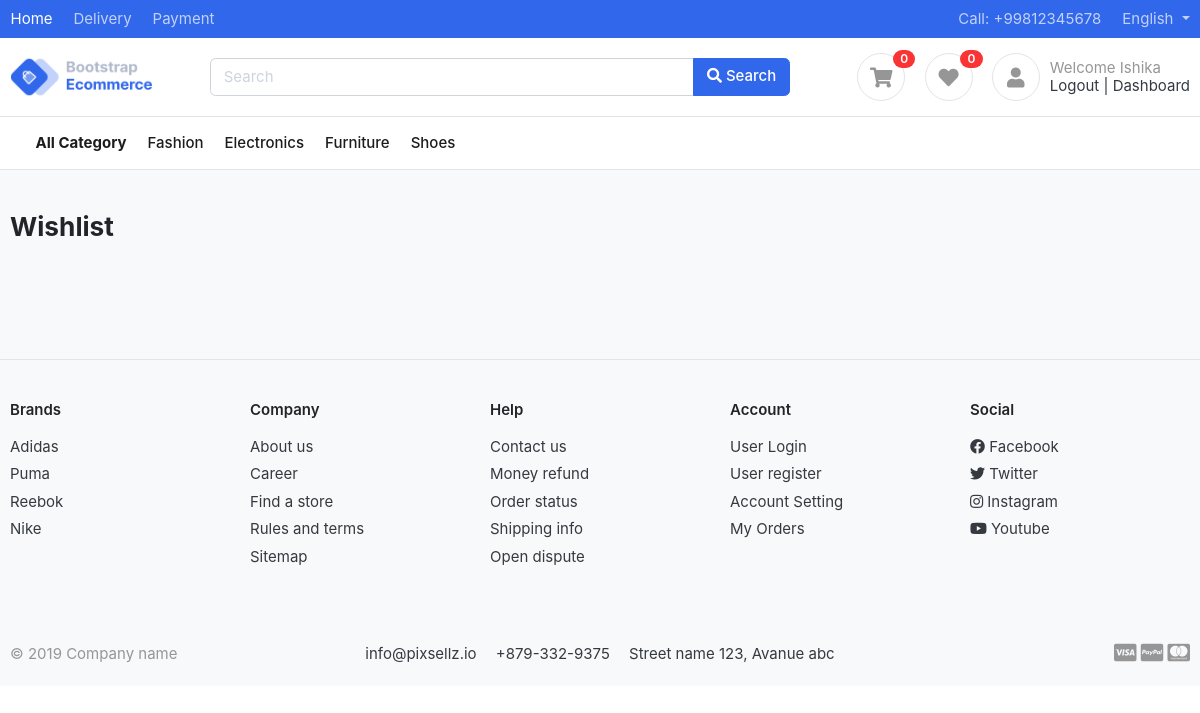
The page /wishlist/ (signed in) on the database as committed earlier.
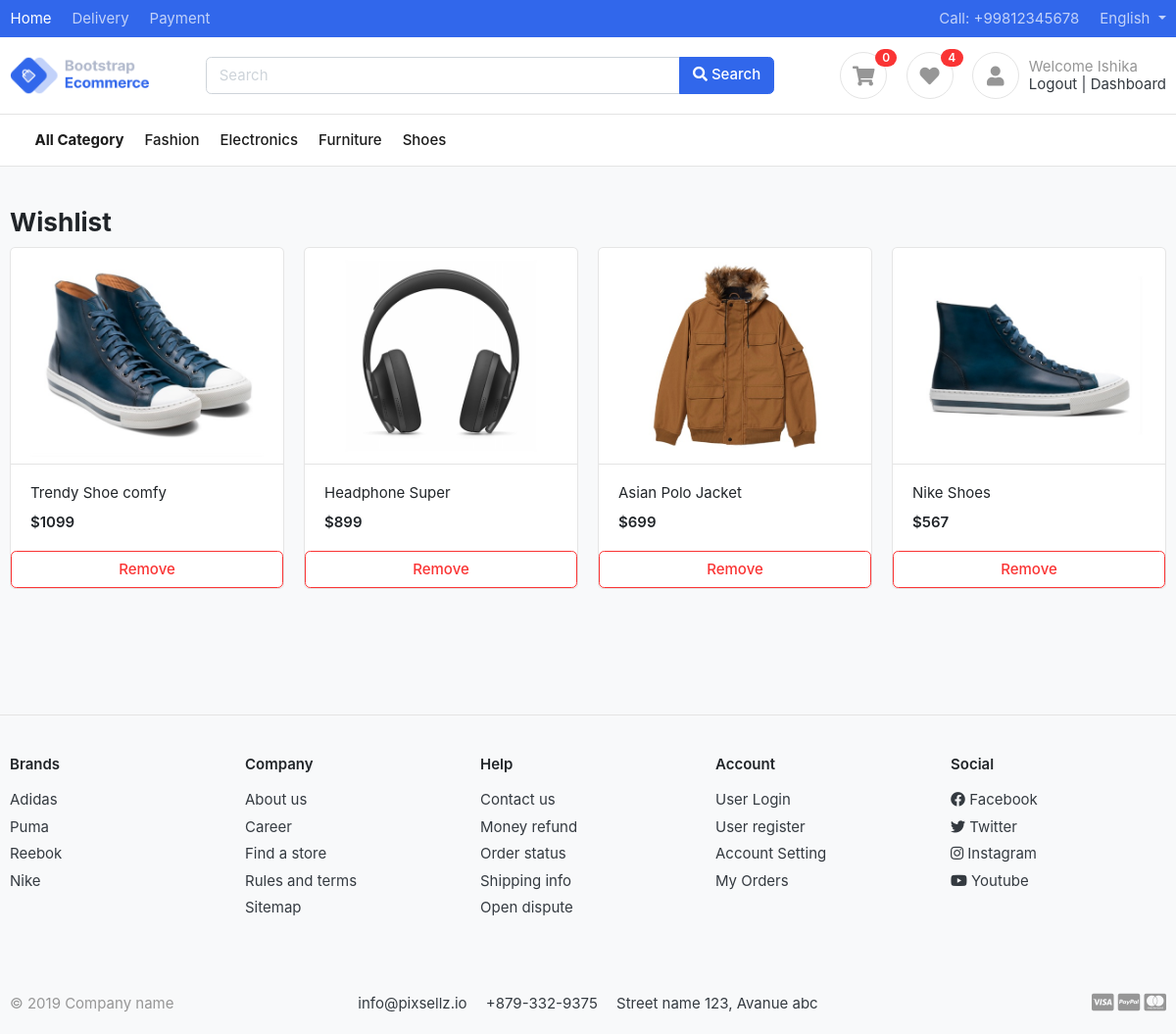
The same page on the database as committed later.
### category/models.py (models this page shows)
class Category(models.Model):
    category_name = models.CharField(max_length=50, unique=True)
    slug = models.SlugField(max_length=100, unique=True)
    description = models.TextField(max_length=255, unique=True)
    category_image = models.ImageField(upload_to='photos/categories', blank=True) # the path where all images will be stored on upload
    date_created = models.DateTimeField(auto_now_add=True)
    class Meta:
        verbose_name = 'category'
        verbose_name_plural = 'categories'
    def get_url(self):
        return reverse('product', args=[self.slug])
    def __str__(self) -> str:
        return self.category_name

### wishlist/models.py (models this page shows, shortened)
class Wishlist_Items(models.Model):
    user = models.ForeignKey(settings.AUTH_USER_MODEL, on_delete=models.CASCADE, null=True)
    wishlist = models.ForeignKey(Wishlist, on_delete=models.CASCADE)
    product = models.ForeignKey(Product, on_delete=models.CASCADE)
    quantity = models.IntegerField()
    date_created = models.DateTimeField(auto_now_add=True)
    is_active = models.BooleanField(default=True)

### product/models.py (models this page shows, shortened)
class Product(models.Model):
    product_name = models.CharField(max_length=200, unique=True)
    slug = models.SlugField(max_length=200, unique=True)
    product_description = models.TextField(max_length=500, blank=True)
    price = models.IntegerField()
    product_image = models.ImageField(upload_to='photos/products')
    stock = models.IntegerField()
    is_available = models.BooleanField(default=True)
    is_new = models.BooleanField(default=True)
    category = models.ForeignKey(Category, on_delete=models.CASCADE ) # on deleting the category, the products associated to them will also delete
    brand = models.ForeignKey(Brand, on_delete=models.CASCADE)
    date_created = models.DateTimeField(auto_now_add =True)
    date_modified = models.DateTimeField(auto_now =True)
    def get_url(self):
        return reverse('product_details', args=[self.category.slug, self.slug])

### wishlist/views.py (the view)
# urls.py: path('wishlist/', include('wishlist.urls')),
def wishlist(request, quantity=0):
    wishlistItems = ''
    try:
        if request.user.is_authenticated:
            wishlistItems = Wishlist_Items.objects.filter(user=request.user)
        else:
            wishlist = Wishlist.objects.get(wishlist_id = get_wishlist_id(request))
            wishlistItems = Wishlist_Items.objects.filter(wishlist=wishlist, is_active=True)
        for wishlistItem in wishlistItems:
            quantity += wishlistItem.quantity
    except ObjectDoesNotExist:
        pass
    data = {
        'quantity': quantity,
        'wishlistItems': wishlistItems
    }
    return render(request,'wishlist.html', data)

### cart/context_processors.py (called while the page is built)
def get_count_of_items_in_cart(request):
    cart_count = 0
    if 'admin' in request.path:
        return {}
    else:
        try:
            cart = Cart.objects.filter(cart_id = views.get_cart_id(request))
            if request.user.is_authenticated:
                cartitems = CartItem.objects.all().filter(user=request.user)
            else:
                cartitems = CartItem.objects.all().filter(cart=cart[:1])
            for cartitem in cartitems:
                cart_count += 1
        except cart.DoesNotExist:
            cart_count = 0
    return {'cart_count': cart_count
           }

### cart/views.py (called while the page is built)
def get_cart_id(request): # private method
    cart = request.session.session_key
    if not cart:
        cart = request.session.create()
    return cart  # returns the cart id

### category/context_processors.py (called while the page is built)
def menu_links(request):
    links = Category.objects.all()
    print('LINK', dict(links=links))
    return dict(links=links)

### templates/wishlist.html (shortened to what this page needs)
{% extends 'base.html'%}
{% load static %}
{% block content %}
<section class="section-content padding-y bg">
    <div class="container">
        <h3 class="title-page">Wishlist</h3>
        <div class="row">
            {% for items in wishlistItems %}
            <div class="col-md-3">
                <figure class="card card-product-grid">
                    <div class="img-wrap"> <img src="{{items.product.product_image.url}}"> </div>
                    <figcaption class="info-wrap border-top">
                        <a href="{{items.product.get_url}}" class="title">{{items.product.product_name}}</a>
                        <div class="price mt-2">${{items.product.price}}</div>
                    </figcaption>
                    <a href="{% url 'remove_from_wishlist' items.product.id %}" class="btn btn-outline-danger"> <span class="text-center">Remove</span> </a>
                </figure>
            </div>
            {% endfor %}
        </div>
        <br>
    </div>
    <br>
    <br>
</section>
</body>
</html>
{% endblock %}

### templates/navbar.html (shortened to what the changed rows need)
{% load static %}
<header class="section-header">
    <section class="header-main border-bottom">
        <div class="container">
            <div class="row align-items-center">
                <div class="col-lg-4 col-sm-6 col-12">
                    <div class="widgets-wrap float-lg-right">
                        <div class="widget-header  mr-3">
                            <a href="{% url 'wishlist' %}" data-original-title="View Wishlist" class="icon icon-sm rounded-circle border"><i class="fa fa-heart"></i></a>
                            <span class="badge badge-pill badge-danger notify">{{wishlist_count}}</span>
                        </div>
                    </div>
                </div>
            </div>
        </div>
    </section>
</header>
<nav class="navbar navbar-main navbar-expand-lg navbar-light border-bottom">
    <div class="container">
        <div class="collapse navbar-collapse" id="main_nav">
            <ul class="navbar-nav">
                {% for category in links %}
                <li class="nav-item">
                    <a class="nav-link" href="{{category.get_url}}">{{category.category_name}} </a>
                </li>
                {% endfor %}
            </ul>
        </div>
    </div>
</nav>

Rows that differ between the two databases and show on the page:
added Wishlist_Items: product.product_image (picture), product.product_name "Trendy Shoe comfy", product.price "1099"
added Wishlist_Items: product.product_image (picture), product.product_name "Headphone Super", product.price "899"
added Wishlist_Items: product.product_image (picture), product.product_name "Asian Polo Jacket", product.price "699"
added Wishlist_Items: product.product_image (picture), product.product_name "Nike Shoes", product.price "567"
Other text that changed with them:
{{ wishlist_count }}: "0" → "4"
